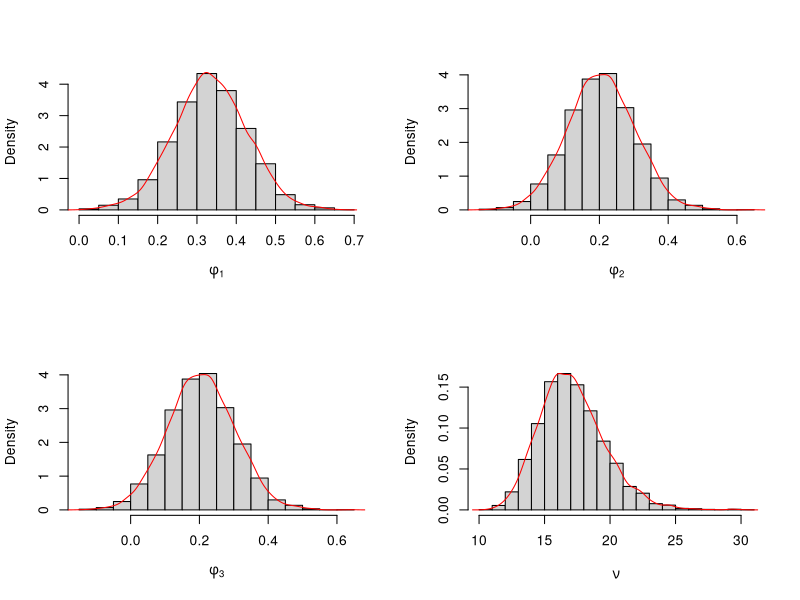
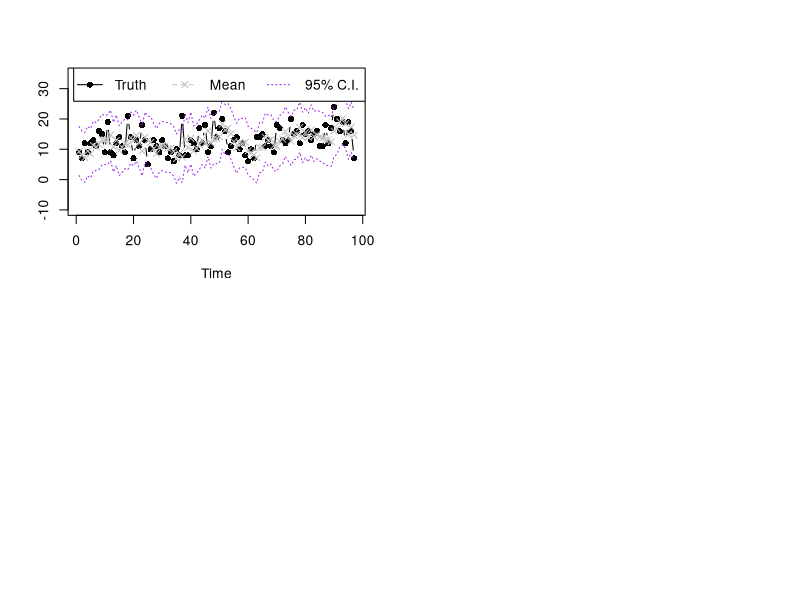
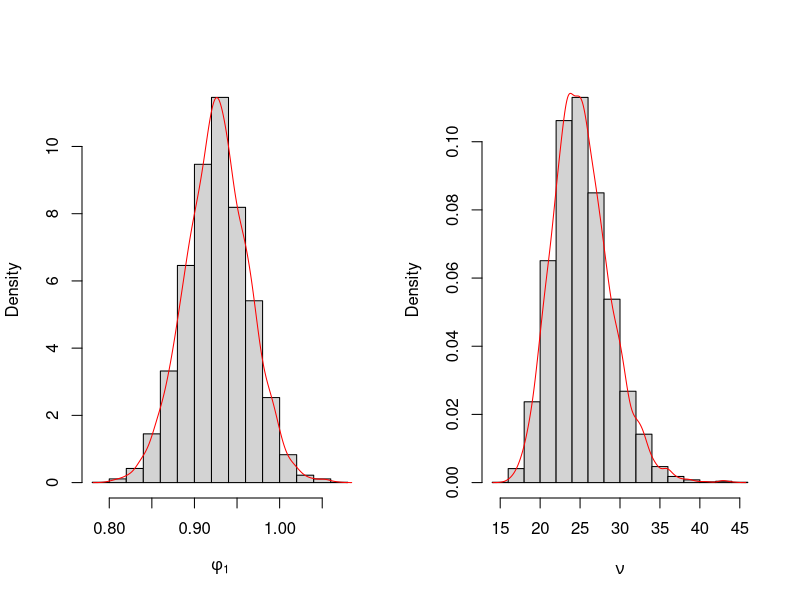
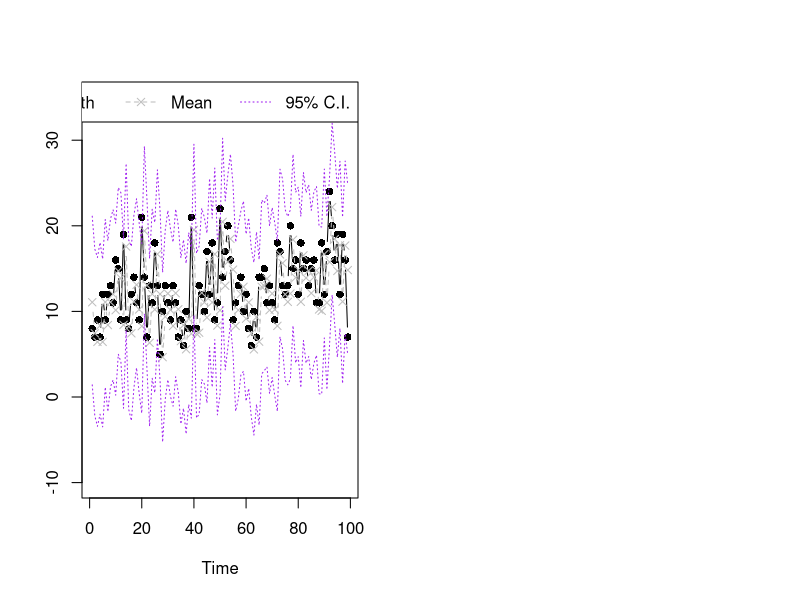

Recreate these plots in R, in order.
## ---- chunk 1
#| label: lst-capstone-earthquake-data


## read data, you need to make sure the data file is in your current working directory 
earthquakes.dat <- read.delim("data/earthquakes.txt")
earthquakes.dat$Quakes=as.numeric(earthquakes.dat$Quakes)

y.dat=earthquakes.dat$Quakes[1:100] ## this is the training data
y.new=earthquakes.dat$Quakes[101:103] ## this is the test data
y.sample=y.dat
## ---- chunk 2
#| label: fig-capstone-posterior-inference-earthquake-ar(3)
#| fig-cap: "DIC for Earthquake Data"
## fit AR(p) with p=3 and sample from posterior

## 1. setup
library(mvtnorm)

n.all=length(y.sample)      # Total number of observations
p=3                         # AR order
m0=matrix(rep(0,p),ncol=1)  # Prior mean of AR coefficients
C0=diag(p)*10               # Prior covariance (diffuse)
n0=0.02; d0=0.02            # Prior parameters for innovation variance (Inverse-Gamma)

## 2. prepare data matrices
Y = matrix(y.sample[(p+1):n.all], ncol=1)
#Fmtx = matrix(c(y.sample[2:(n.all-1)],y.sample[1:(n.all-p)]),nrow=p,byrow=TRUE)
Fmtx = t(embed(y.sample, p+1)[, 2:(p+1)])

n=length(Y)

## 3. Posterior update
e = Y - t(Fmtx) %*% m0           # residuals under prior mean
Q = t(Fmtx) %*% C0 %*% Fmtx + diag(n)  # precision-like matrix
Q.inv = chol2inv(chol(Q))        # inverse via Cholesky

A = C0 %*% Fmtx %*% Q.inv       # Kalman gain-like update
m = m0 + A %*% e                # posterior mean of phi
C = C0 - A %*% Q %*% t(A)        # posterior covariance of phi

n.star = n + n0                  # post parameters for innovation variance
d.star = t(Y - t(Fmtx) %*% m0) %*% Q.inv %*% (Y - t(Fmtx) %*% m0) + d0 # post parameters for variance


n.sample=5000

nu.sample=rep(0,n.sample)
phi.sample=matrix(0,nrow=n.sample,ncol=p)

for (i in 1:n.sample){
  set.seed(i)
  nu.new=1/rgamma(1,shape=n.star/2,rate=d.star/2)
  nu.sample[i]=nu.new
  phi.new=rmvnorm(1,mean=m,sigma=nu.new*C)
  phi.sample[i,]=phi.new
}
## ---- chunk 3
#| label: fig-capstone-histogram-earthquake-parameters-ar(3)
#| fig-cap: "Posterior samples of AR(3) parameters for Earthquake Data"
par(mfrow=c(2,2))
hist(phi.sample[,1],freq=FALSE,xlab=expression(phi[1]),main="")
lines(density(phi.sample[,1]),type='l',col='red')
hist(phi.sample[,2],freq=FALSE,xlab=expression(phi[2]),main="")
lines(density(phi.sample[,2]),type='l',col='red')
hist(phi.sample[,2],freq=FALSE,xlab=expression(phi[3]),main="")
lines(density(phi.sample[,2]),type='l',col='red')
hist(nu.sample,freq=FALSE,xlab=expression(nu),main="")
lines(density(nu.sample),type='l',col='red')
## ---- chunk 4
#| label: fig-capstone-dic-earthquake-ar(3)
cal_log_likelihood=function(phi,nu){
  mu.y = t(Fmtx)%*%phi
  log.lik=sapply(1:length(mu.y),function(k){dnorm(Y[k,1],mu.y[k],sqrt(nu),log=TRUE)})
  sum(log.lik)
}
phi.bayes=colMeans(phi.sample)
nu.bayes=mean(nu.sample)
log.lik.bayes=cal_log_likelihood(phi.bayes,nu.bayes)
cat(log.lik.bayes)
## ---- chunk 5
#| label: lst-capstone-posterior-inference-earthquake-ar(3)-check
## get in sample prediction
post.pred.y=function(s){
  
  beta.cur=matrix(phi.sample[s,],ncol=1)
  nu.cur=nu.sample[s]
  mu.y=t(Fmtx)%*%beta.cur
  sapply(1:length(mu.y), function(k){rnorm(1,mu.y[k],sqrt(nu.cur))})
}

y.post.pred.sample=sapply(1:5000, post.pred.y)
## ---- chunk 6
#| label: fig-capstone-posterior-inference-earthquake-ar(3)-check
## show the result
summary.vec95=function(vec){
  c(unname(quantile(vec,0.025)),mean(vec),unname(quantile(vec,0.975)))
}

summary.y=apply(y.post.pred.sample,MARGIN=1,summary.vec95)

plot(Y,type='b',xlab='Time',ylab='',ylim=c(-10,35),pch=16)
lines(summary.y[2,],type='b',col='grey',lty=2,pch=4)
lines(summary.y[1,],type='l',col='purple',lty=3)
lines(summary.y[3,],type='l',col='purple',lty=3)
legend("topright",legend=c('Truth','Mean','95% C.I.'),lty=1:3,col=c('black','grey','purple'),
       horiz = T,pch=c(16,4,NA))
## ---- chunk 7
#| label: fig-capstone-dic-earthquake-DIC-ar(3)
post.log.lik=sapply(1:5000, function(k){cal_log_likelihood(phi.sample[k,],nu.sample[k])})
E.post.log.lik=mean(post.log.lik)

p_DIC=2*(log.lik.bayes-E.post.log.lik)

DIC=-2*log.lik.bayes+2*p_DIC
cat(DIC)
## ---- chunk 8
#| label: fig-capstone-posterior-inference-earthquake-ar(1)
#| fig-cap: "AR(1) parameters for Earthquake Data"
## fit AR(p) with p=3 and sample from posterior


## read data, you need to make sure the data file is in your current working directory 
earthquakes.dat <- read.delim("data/earthquakes.txt")
earthquakes.dat$Quakes=as.numeric(earthquakes.dat$Quakes)

y.dat=earthquakes.dat$Quakes[1:100] ## this is the training data
y.new=earthquakes.dat$Quakes[101:103] ## this is the test data
y.sample=y.dat

## 1. setup
library(mvtnorm)

n.all=length(y.sample)      # Total number of observations
p=1                         # AR order
m0=0  # Prior mean of AR coefficients
C0=10               # Prior covariance (diffuse)
n0=0.02; d0=0.02            # Prior parameters for innovation variance (Inverse-Gamma)

## 2. prepare data matrices
Y = matrix(y.sample[(p+1):n.all], ncol=1)
#Fmtx = matrix(c(y.sample[1:(n.all - 1)]),nrow=p,byrow=TRUE)
Fmtx = matrix(y.sample[1:(n.all - 1)], ncol = 1)
#Fmtx = matrix(y.sample[1:(n.all - 1)], ncol = 1)
#Fmtx = matrix(c(y.sample[2:(n.all-1)],y.sample[1:(n.all-p)]),nrow=p,byrow=TRUE)
#Fmtx = t(embed(y.sample, p+1)[, 2:(p+1)])

n=length(Y)

## 3. Posterior update
#e = Y - t(Fmtx) %*% m0           # residuals under prior mean
e = Y - Fmtx %*% m0

#Q = t(Fmtx) %*% C0 %*% Fmtx + diag(n)  # precision-like matrix
#Q = C0 * Fmtx %*% t(Fmtx)  + diag(n)
Q = as.numeric(C0) * sum(Fmtx^2) + 1
cat(Q)
Q.inv = 1 / Q

A = C0 %*% t(Fmtx) * Q.inv  # (1×1) * (1×n) = (1×n)
m = m0 + A %*% (Y - Fmtx %*% m0)  # m0: (1×1), A: (1×n), rest: (n×1)
C = C0 - A %*% t(A) * Q  # (1×1) - (1×n)(n×1) * (scalar)

n.star = n + n0                  # post parameters for innovation variance
#d.star = t(Y - t(Fmtx) %*% m) %*% Q.inv %*% (Y - t(Fmtx) %*% m0) + d0 # post parameters for variance
#d.star = t(Y - t(Fmtx) %*% m) %*% (Y - t(Fmtx) %*% m) + d0
mu.m = Fmtx %*% m    # fitted values under posterior mean
mu.0 = Fmtx %*% m0   # fitted values under prior mean
res1 = Y - mu.m
res2 = Y - mu.0
d.star = as.numeric(t(Y - mu.m) %*% (Y - mu.m)) + d0


n.sample=5000

nu.sample=rep(0,n.sample)
phi.sample=matrix(0,nrow=n.sample,ncol=p)

for (i in 1:n.sample){
  set.seed(i)
  nu.new=1/rgamma(1,shape=n.star/2,rate=d.star/2)
  nu.sample[i]=nu.new
  phi.new=rmvnorm(1,mean=m,sigma=nu.new*C)
  phi.sample[i,]=phi.new
}
## ---- chunk 9
#| label: fig-capstone-histogram-earthquake-parameters-ar(1)

par(mfrow=c(1,2))
hist(phi.sample[,1],freq=FALSE,xlab=expression(phi[1]),main="")
lines(density(phi.sample[,1]),type='l',col='red')
hist(nu.sample,freq=FALSE,xlab=expression(nu),main="")
lines(density(nu.sample),type='l',col='red')
## ---- chunk 10
#| label: lst-capstone-posterior-inference-earthquake-ar(1)-check
## get in sample prediction
post.pred.y=function(s){
  
  beta.cur=matrix(phi.sample[s,],ncol=1)
  nu.cur=nu.sample[s]
  #mu.y=t(Fmtx)%*%beta.cur
  mu.y = Fmtx %*% beta.cur

  sapply(1:length(mu.y), function(k){rnorm(1,mu.y[k],sqrt(nu.cur))})
}

y.post.pred.sample=sapply(1:5000, post.pred.y)
## ---- chunk 11
#| label: fig-capstone-posterior-inference-earthquake-ar(1)-check
## show the result
summary.vec95=function(vec){
  c(unname(quantile(vec,0.025)),mean(vec),unname(quantile(vec,0.975)))
}

summary.y=apply(y.post.pred.sample,MARGIN=1,summary.vec95)

plot(Y,type='b',xlab='Time',ylab='',ylim=c(-10,35),pch=16)
lines(summary.y[2,],type='b',col='grey',lty=2,pch=4)
lines(summary.y[1,],type='l',col='purple',lty=3)
lines(summary.y[3,],type='l',col='purple',lty=3)
legend("topright",legend=c('Truth','Mean','95% C.I.'),lty=1:3,col=c('black','grey','purple'),
       horiz = T,pch=c(16,4,NA))
## ---- chunk 12
#| label: fig-capstone-dic-earthquake-ar(1)
cal_log_likelihood=function(phi,nu){
  #mu.y = t(Fmtx)%*%phi
  mu.y = Fmtx %*% phi
  log.lik=sapply(1:length(mu.y),function(k){dnorm(Y[k,1],mu.y[k],sqrt(nu),log=TRUE)})
  sum(log.lik)
}
phi.bayes=colMeans(phi.sample)
nu.bayes=mean(nu.sample)
log.lik.bayes=cal_log_likelihood(phi.bayes,nu.bayes)
cat(log.lik.bayes)
## ---- chunk 13
#| label: fig-capstone-dic-earthquake-DIC-ar(1)
post.log.lik=sapply(1:5000, function(k){cal_log_likelihood(phi.sample[k,],nu.sample[k])})
E.post.log.lik=mean(post.log.lik)
cat("E.post.log.lik=",E.post.log.lik)

p_DIC=2*(log.lik.bayes-E.post.log.lik)
cat(" p_DIC=",p_DIC)
DIC=-2*log.lik.bayes+2*p_DIC
cat(" DIC=",DIC)
## ---- chunk 14
covid.dat <- read.delim("data/GoogleSearchIndex.txt")
covid.dat$Week=as.Date(as.character(covid.dat$Week),format = "%Y-%m-%d")
y.dat=covid.dat$covid[1:57] ## this is the training data
y.new=covid.dat$covid[58:60] ## this is the test data
y=y.dat
n.all=length(y)
p <- 1
#m0 <- matrix(0, ncol=1)
m0=0
C0 <- 10
n0 <- d0 <- 0.02
#Y <- matrix(y[2:100], ncol=1)
Y <- matrix(y[(p+1):length(y)], ncol = 1)
#Fmtx <- matrix(y[1:99], ncol=1)
Fmtx <- matrix(y[1:(length(y)-p)], ncol = 1)
n <- length(Y)
#Q <- as.numeric(t(Fmtx) %*% C0 %*% Fmtx + 1)
Q <- as.numeric(C0) * sum(Fmtx^2) + 1
Qinv <- 1 / Q
#A <- C0 %*% t(Fmtx) * Qinv
A <- (C0 * Qinv) * t(Fmtx)  # A is (1 × n)
m <- m0 + A %*% (Y - Fmtx %*% m0)
#C <- C0 - A %*% t(A) * Q
C <- C0 - C0^2 * sum(Fmtx^2) * Qinv
res <- Y - Fmtx %*% m
d.star <- as.numeric(t(res) %*% res) + d0
n.star <- n + n0
#library(mvtnorm)
n.sample <- 5000
phi.sample <- numeric(n.sample)
nu.sample <- numeric(n.sample)
set.seed(1)
for (i in 1:n.sample) {
  nu <- 1 / rgamma(1, shape = n.star / 2, rate = d.star / 2)
  #phi <- rmvnorm(1, mean = m, sigma = nu * C)
  phi <- rnorm(1, mean = m, sd = sqrt(nu * C))
  phi.sample[i] <- phi
  nu.sample[i] <- nu
}
loglik <- function(phi, nu) {
  mu <- Fmtx %*% phi
  sum(dnorm(Y, mean = mu, sd = sqrt(nu), log = TRUE))
}
phi.bayes <- mean(phi.sample)
nu.bayes <- mean(nu.sample)
loglik.bayes <- loglik(phi.bayes, nu.bayes)
post.loglik <- sapply(1:n.sample, function(i) loglik(phi.sample[i], nu.sample[i]))
E.loglik <- mean(post.loglik)
pDIC <- 2 * (loglik.bayes - E.loglik)
DIC <- -2 * loglik.bayes + 2 * pDIC
#DIC <- -2 * -203.777     + 2 * 1.983
cat("E.post.log.lik:", E.loglik, "\n",
    "p_DIC:", pDIC, "\n",
    "DIC:", DIC, "\n")
Goal_DIC <- -2 * -203.777     + 2 * 1.983    
cat("Goal DIC:", Goal_DIC, "\n")
